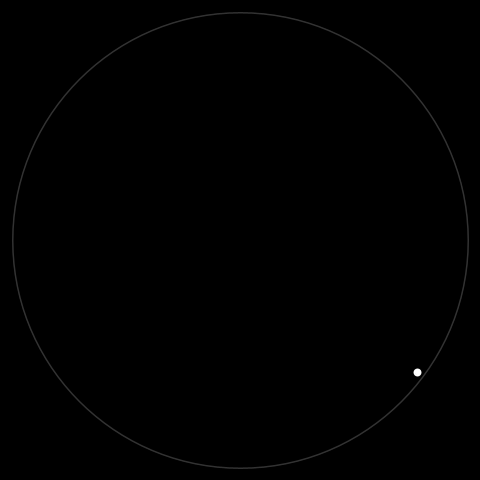
Frame 1 (no input)
Frame 60 (the mouse pressed at the canvas centre just before this capture): identical to frame 1, image omitted
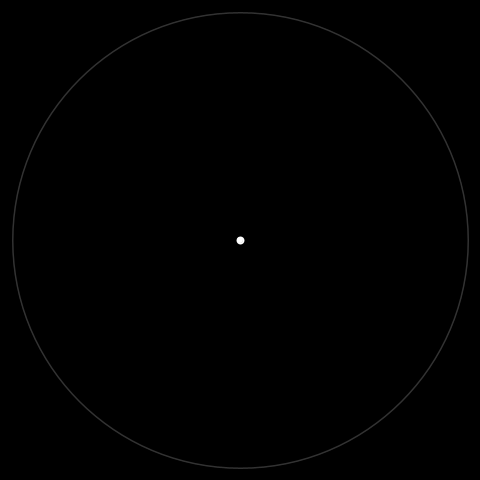
Frame 120 (the mouse held since frame 60 and released just before this capture)

The Processing sketch that drew these frames (run headless with seeded random() and noise(); from frame 60 on, the mouse is pressed at the canvas centre):

// Processing sketch: poincareDisc
// ── poincareDisc.pde
float u1 = 0.78, u2=-0.58;
float diameter, radius;

void setup() {
  size(480, 480);
  diameter = width * 0.95;
  radius = diameter * 0.5;
}

void draw() {
  background(0);
  translate(width/2, height/2);
  noFill();
  stroke(50);
  strokeWeight(2);
  // draw edge of Poincare disk
  ellipse(0, 0, diameter, diameter);
  if (mousePressed) {
    handleMouse();
  }
  //draw point
  stroke(255);
  float pointSize = 6;
  fill(255);
  ellipse(u1 * radius, -u2 * radius, pointSize, pointSize);
  //mX and mY will be translated into x,y coordinates
  //as though the disk is a unit circle
  noFill();
  float v1 = mouseXToUnitDisk();
  float v2 = mouseYToUnitDisk();

  if (v1*v1 + v2*v2 < 1) {
    //draw only if mouse is in circle
    float denom = u1*v2-u2*v1;
    float a = (u2*(v1*v1+v2*v2)-v2*(u1*u1+u2*u2)+u2-v2)/denom;
    float b = (v1*(u1*u1+u2*u2)-u1*(v1*v1+v2*v2)+v1-u1)/denom;

    float lineDiameter = sqrt(a*a/4+b*b/4-1) * radius * 2;
    if (lineDiameter > width * 25) {
      //large diameters cause instability, so we just draw a line,
      //which is close enough.
      float dx = 100 * (mouseX - width/2 - u1 * radius);
      float dy =100 * (mouseY - height /2 + u2 * radius);
      line(u1 * radius - dx, -u2 * radius- dy, mouseX - width/2+dx, mouseY - height /2 +dy);
    } 
    else {
      //circle isn't too big, so draw it
      float ctrX = - a / 2 * radius;
      float ctrY = b / 2 * radius;
      ellipse(ctrX, ctrY, lineDiameter, lineDiameter);
    }
  }
  // trim off the part of the ellipse that extends outside the disk.
  // could implement with arc, but this is so much easier.
  strokeWeight(diameter - 1);
  stroke(0);
  ellipse(0, 0, 2 * diameter, 2 * diameter);
}

float mouseXToUnitDisk() {
  return (mouseX - width/2) / radius;
}

float mouseYToUnitDisk() {
  return (height/2 - mouseY) / radius;
}

void handleMouse() {
  float u1_ = mouseXToUnitDisk();
  float u2_ = mouseYToUnitDisk();
  if (u1_ * u1_ + u2_ * u2_ < 1) {
    u1 = u1_; 
    u2 = u2_;
  }
}
